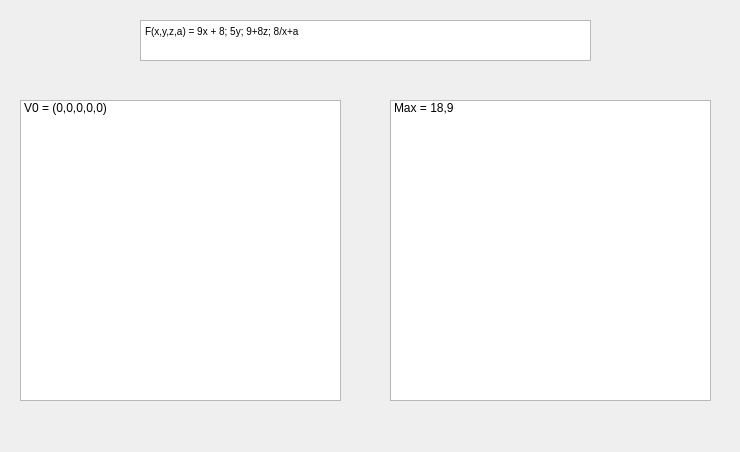
<?xml version="1.0" encoding="UTF-8"?>
<ui version="4.0">
 <class>display_4D</class>
 <widget class="QDialog" name="display_4D">
  <property name="geometry">
   <rect>
    <x>0</x>
    <y>0</y>
    <width>740</width>
    <height>452</height>
   </rect>
  </property>
  <property name="windowTitle">
   <string>Dialog</string>
  </property>
  <widget class="QListWidget" name="listWidget">
   <property name="geometry">
    <rect>
     <x>20</x>
     <y>100</y>
     <width>321</width>
     <height>301</height>
    </rect>
   </property>
   <item>
    <property name="text">
     <string>V0 = (0,0,0,0,0)</string>
    </property>
   </item>
  </widget>
  <widget class="QTextBrowser" name="Display_stat_2">
   <property name="geometry">
    <rect>
     <x>140</x>
     <y>20</y>
     <width>451</width>
     <height>41</height>
    </rect>
   </property>
   <property name="verticalScrollBarPolicy">
    <enum>Qt::ScrollBarAlwaysOff</enum>
   </property>
   <property name="html">
    <string>&lt;!DOCTYPE HTML PUBLIC &quot;-//W3C//DTD HTML 4.0//EN&quot; &quot;http://www.w3.org/TR/REC-html40/strict.dtd&quot;&gt;
&lt;html&gt;&lt;head&gt;&lt;meta name=&quot;qrichtext&quot; content=&quot;1&quot; /&gt;&lt;style type=&quot;text/css&quot;&gt;
p, li { white-space: pre-wrap; }
&lt;/style&gt;&lt;/head&gt;&lt;body style=&quot; font-family:'MS Shell Dlg 2'; font-size:7.8pt; font-weight:400; font-style:normal;&quot;&gt;
&lt;p style=&quot; margin-top:0px; margin-bottom:0px; margin-left:0px; margin-right:0px; -qt-block-indent:0; text-indent:0px;&quot;&gt;F(x,y,z,a) = 9x + 8; 5y; 9+8z; 8/x+a&lt;/p&gt;&lt;/body&gt;&lt;/html&gt;</string>
   </property>
  </widget>
  <widget class="QListWidget" name="listWidget_2">
   <property name="geometry">
    <rect>
     <x>390</x>
     <y>100</y>
     <width>321</width>
     <height>301</height>
    </rect>
   </property>
   <item>
    <property name="text">
     <string>Max = 18,9</string>
    </property>
   </item>
  </widget>
 </widget>
 <resources/>
 <connections/>
</ui>
